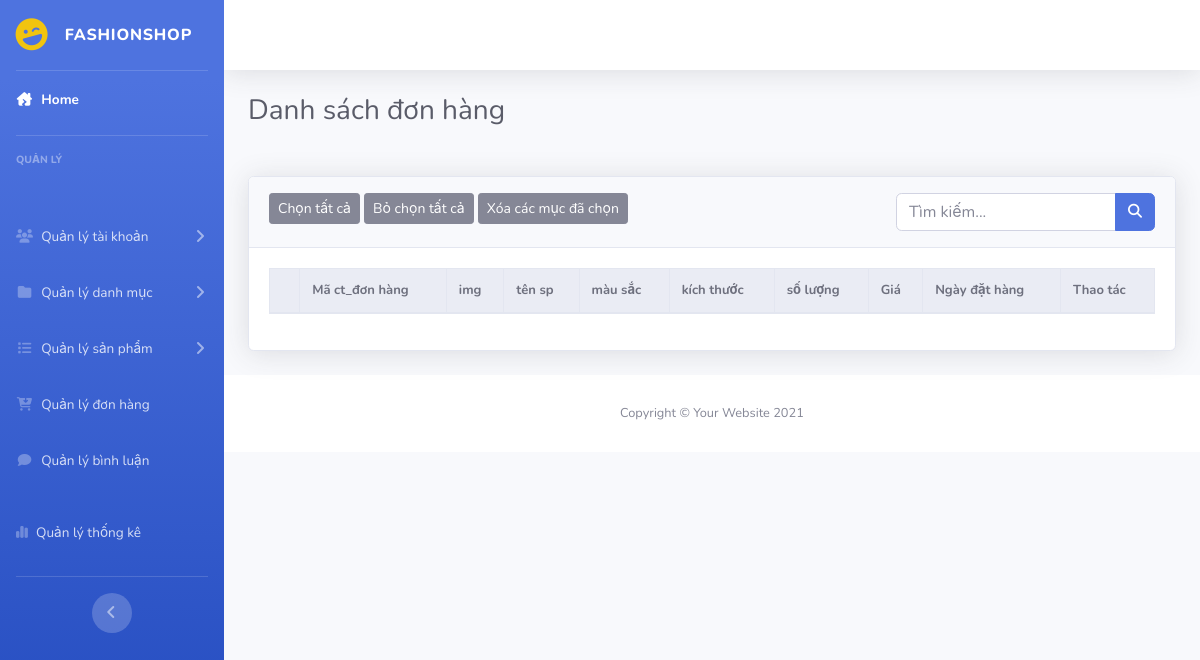
Page /admin/index.php?act=ct_donhang&iddh=50 on the earlier database version.
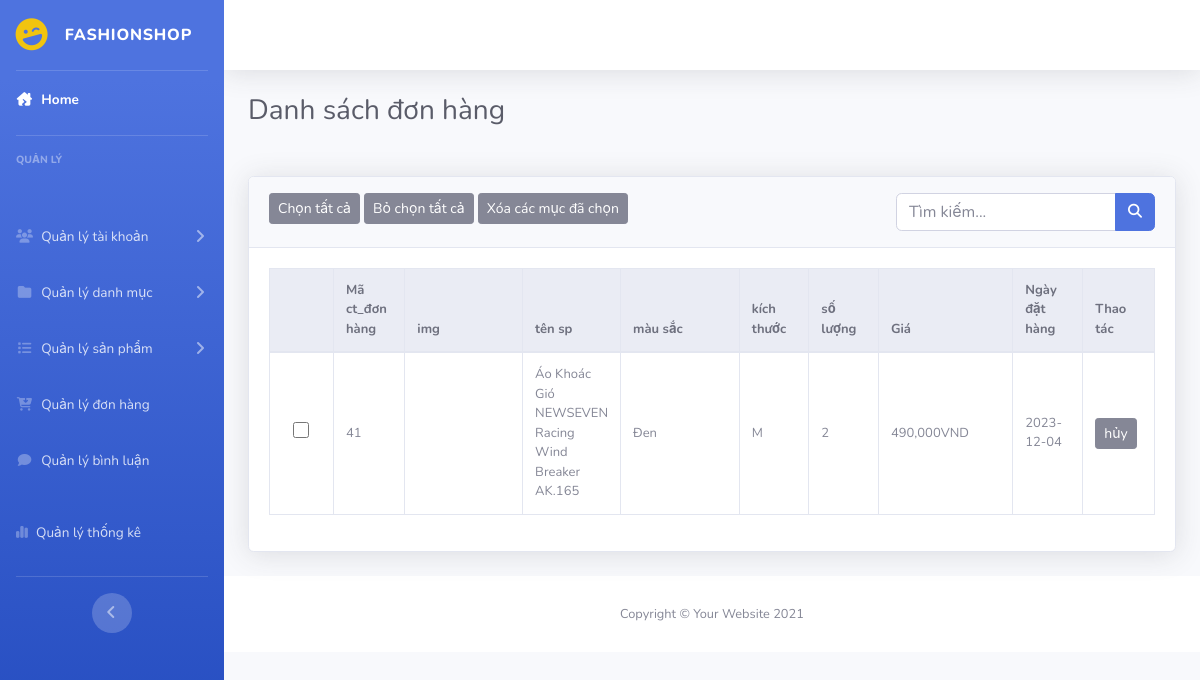
Same page on the later database version.
### tables this page shows
CREATE TABLE `chitiet_donhang` (
  `id` int(11) NOT NULL,
  `id_donhang` int(11) NOT NULL,
  `id_bt_sanpham` int(11) NOT NULL,
  `so_luong` int(11) NOT NULL,
  `gia` float NOT NULL,
  `url_img` varchar(225) NOT NULL,
  `tensp` varchar(225) NOT NULL,
  `ngay_mua` date NOT NULL
);

CREATE TABLE `mau_sac` (
  `id` int(11) NOT NULL,
  `value` varchar(255) NOT NULL
);

CREATE TABLE `kich_thuoc` (
  `id` int(11) NOT NULL,
  `value` varchar(225) NOT NULL
);

### model/pdo.php (called while the page is built, shortened)
<?php
function pdo_get_connection(){
    $servername = "localhost";
    $username = "root";
    $password = "";
    try {
        $conn = new PDO("mysql:host=$servername;dbname=duan1_09", $username, $password);
        $conn->setAttribute(PDO::ATTR_ERRMODE, PDO::ERRMODE_EXCEPTION);
        return $conn;
    } catch(PDOException $e) {
        echo "Connection failed: " . $e->getMessage();
    }
}
function pdo_query($sql){
    $sql_args=array_slice(func_get_args(),1);
    try{
        $conn=pdo_get_connection();
        $stmt=$conn->prepare($sql);
        $stmt->execute($sql_args);
        $rows=$stmt->fetchAll();
        return $rows;
    }
    catch(PDOException $e){
        throw $e;
    }
    finally{
        unset($conn);
    }
}
?>

### model/thanhtoan.php (called while the page is built, shortened)
<?php
function load_ct_donhang($iddh){
    $sql = "SELECT chitiet_donhang.id,
    chitiet_donhang.id_bt_sanpham,
    sanpham.img,
    chitiet_donhang.tensp,
    mau_sac.value AS mau_sac,
    kich_thuoc.value AS kich_thuoc,
    chitiet_donhang.so_luong,
    chitiet_donhang.gia,
    chitiet_donhang.ngay_mua
    FROM chitiet_donhang JOIN donhang ON
    chitiet_donhang.id_donhang = donhang.id
    JOIN bien_the ON
    chitiet_donhang.id_bt_sanpham = bien_the.id
    JOIN sanpham ON
    bien_the.id_sp = sanpham.id
    JOIN mau_sac ON
    bien_the.id_mau_sac = mau_sac.id
    JOIN kich_thuoc ON
    bien_the.id_kich_thuoc = kich_thuoc.id
    WHERE chitiet_donhang.id_donhang = $iddh;";
    $result = pdo_query($sql);
    return $result;
}

### admin/donhang/ct_donhang.php (the view)
<div class="container-fluid">
    <h1 class="h3 mb-2 text-gray-800 mb-5">Danh sách đơn hàng</h1>
    <div class="card shadow mb-4">
        <div class="card-header py-3">
            <button class="btn btn-secondary btn-sm">Chọn tất cả</button>
            <button class="btn btn-secondary btn-sm">Bỏ chọn tất cả</button>
            <button class="btn btn-secondary btn-sm">Xóa các mục đã chọn</button>
            <form action="" class="float-right">
                <div class="input-group">
                    <input type="text" class="form-control" name="kyw" placeholder="Tìm kiếm...">
                    <div class="input-group-append">
                        <button class="btn btn-primary" type="submit" name="search">
                            <i class="fas fa-search fa-sm"></i>
                        </button>
                    </div>
                </div>
            </form>
        </div>
        <div class="card-body">
            <div class="table-responsive">
                <table class="table table-bordered" width="100%" cellspacing="0">
                    <thead class="thead-light">
                        <tr>
                            <th></th>
                            <th>Mã ct_đơn hàng</th>
                            <th>img</th>
                            <th>tên sp</th>
                            <th>màu sắc</th>
                            <th>kích thước</th>
                            <th>số lượng</th>
                            <th>Giá</th>
                            <th>Ngày đặt hàng</th>
                            <th>Thao tác</th>
                        </tr>
                    </thead>
                    <tbody>
                        <?php
                            foreach($list_ct_dh as $hd){
                                extract($hd);
                                echo '
                                <tr>
                                    <td class=" col-1 text-center align-middle"><input type="checkbox" name="select" id=""></td>
                                    <td class="col-1 align-middle">'.$id.'</td>
                                    <td class="col-2 align-middle"><img src="../upload/'.$img.'" alt="" width="100px"></td>
                                    <td class="col-2 align-middle">'.$tensp.'</td>
                                    <td class="col-2 align-middle">'.$mau_sac.'</td>
                                    <td class="col-1 align-middle">'.$kich_thuoc.'</td>
                                    <td class="col-1 align-middle">'.$so_luong.'</td>
                                    <td  class="col-2 align-middle">'.number_format($gia).'VND</td>
                                    <td class="col-1 align-middle">'.$ngay_mua.'</td>
                                    <td class="col-2 align-middle">
                                        <a href="index.php?act=ct_donhang&iddh='.$id.'"><button class="btn btn-secondary btn-sm">hủy</button></a></td>
                                </tr>
                                ';
                            }
                        ?>
                    </tbody>
                </table>
            </div>
        </div>
    </div>
</div>

Differences in the rows shown:
added chitiet_donhang: id "41", tensp "Áo Khoác Gió NEWSEVEN Racing Wind Breaker AK.165", mau_sac.value "Đen", kich_thuoc.value "M", so_luong "2", gia "490,000", ngay_mua "2023-12-04"
